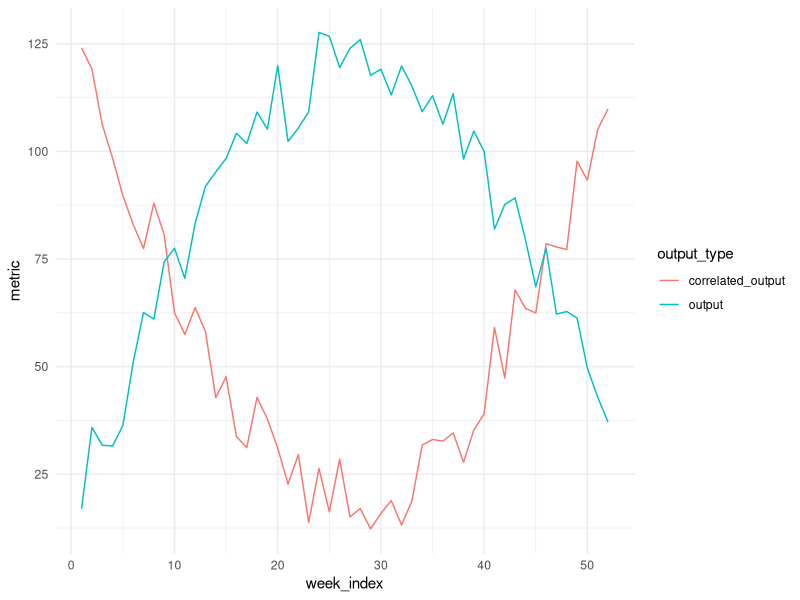

Here is the R script that generated this plot:
library(tidyverse)

df <- data.frame(
  week_index = seq(1:52),
  sin_output = (sin(seq(from = 0,to = 3, length.out=52))) * 100,
  noise_a = sample(10:30, 52, replace = TRUE),
  noise_b = sample(10:30, 52, replace = TRUE)
)

df$output = df$sin_output + df$noise_a
df$correlated_output <- df$sin_output * -1 + 100 + df$noise_b

df <- df %>% select(week_index, output, correlated_output) %>% 
  pivot_longer(cols = !week_index, names_to = "output_type", values_to = "metric")

ggplot(data = df, aes(x = week_index, y = metric, color = output_type)) + 
  geom_line() +
  theme_minimal()



